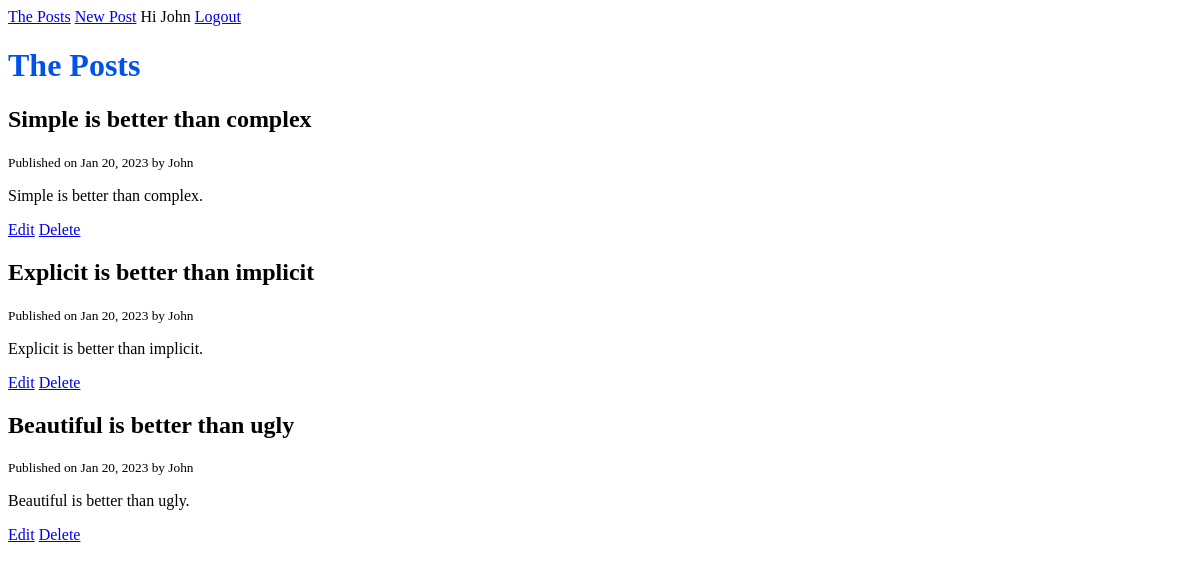
The app's page / (signed in) with its own data.
### blog/models.py (models this page shows, shortened)
class Post(models.Model):
    title = models.CharField(max_length=120)
    content = models.TextField()
    published_at = models.DateTimeField(default=timezone.now)
    author = models.ForeignKey(User, on_delete=models.CASCADE)
    class Meta:
        ordering = ['-published_at']

### blog/views.py (the view)
# urls.py: path('', views.home, name='posts'),
def home(request):
    posts = Post.objects.all()
    context = {'posts': posts}
    return render(request, 'blog/home.html', context)

### blog/templates/blog/home.html
{% extends 'base.html' %}
{% block content %}
<h1>The Posts</h1>
	{% for post in posts %}
		<h2>{{ post.title }}</h2>
		<small>Published on {{ post.published_at | date:"M d, Y" }} by {{ post.author | title}}</small>
		<p>{{ post.content }}</p>
		{% if request.user.is_authenticated and request.user == post.author %}
        <p>
			<a href="{% url 'post-edit' post.id %}">Edit</a>
			<a href="{% url 'post-delete' post.id%}">Delete</a>
		</p>
        {% endif %}
	{% endfor %}
{% endblock content %}

### templates/base.html (shortened to what this page needs)
{%load static %}
<!DOCTYPE html>
<html lang="en">
  <head>
    <link rel="stylesheet" href="{% static 'css/style.css' %}" />
  </head>
  <body>
        <header>
            {% if request.user.is_authenticated %}
            <a href="{% url 'posts' %}">The Posts</a>
            <a href="{% url 'post-create' %}">New Post</a>
            <span>Hi {{ request.user.username | title }}</span>
            <a href="{% url 'logout'  %}">Logout</a>
            {% else %}
             <a href="{% url 'login'  %}">Login</a>
             <a href="{% url 'register'  %}">Register</a>
            {% endif %}
        </header>
        <main>
	    {%block content%}
	    {%endblock content%}
        </main>
  </body>
</html>

### static/css/style.css (style rules this page uses)
h1 { color: #0052ea; }

### records on screen
Post: title "Simple is better than complex", published_at "Jan 20, 2023", author "John", content "Simple is better than complex.", shows "Edit"
Post: title "Explicit is better than implicit", published_at "Jan 20, 2023", author "John", content "Explicit is better than implicit.", shows "Edit"
Post: title "Beautiful is better than ugly", published_at "Jan 20, 2023", author "John", content "Beautiful is better than ugly.", shows "Edit"

### other values on screen
{{ request.user.username | title }} "John"
